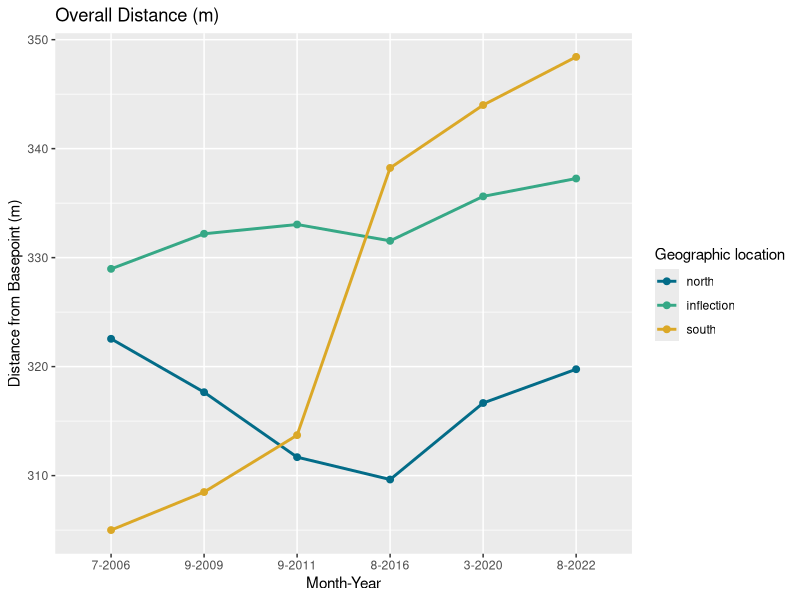
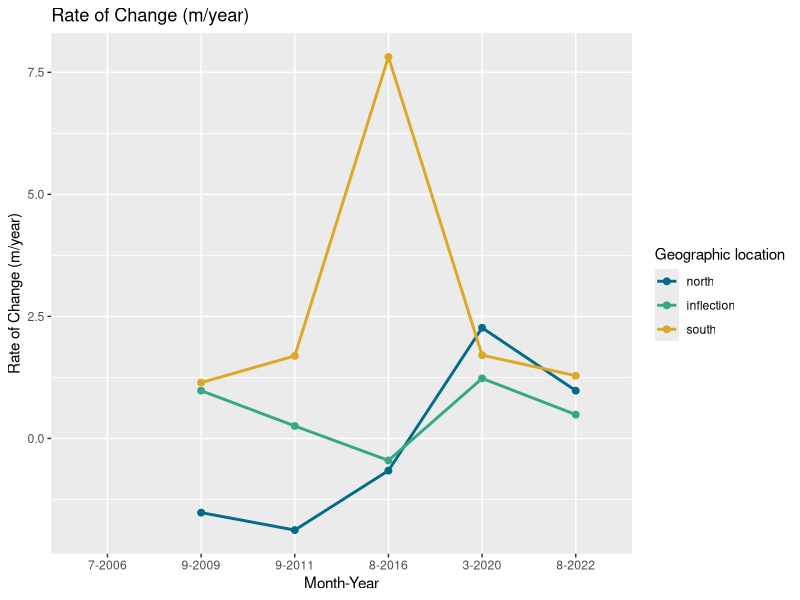
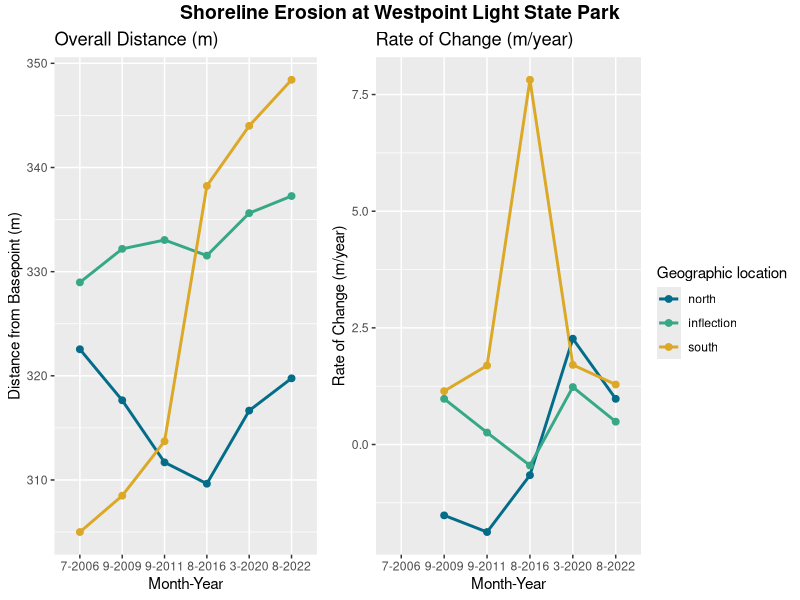

These charts were generated, in order, by the following R code:
## RLionheart
## Westport Golf Links
## March 2023

library(ggpubr)
library(tidyverse)

## Arbitrary baseline was drawn approximately 350m from shoreline
## Each historical shoreline from 2006 to present was measured to the baseline.
## All info is in meters.


## Southern benchmark at approximately 46°53'13.57"N, 124° 7'34.81"W
## Chosen due to proximity to dynamic revetment constructed in 2021
south <- data.frame(year = c("7-2006", "9-2009", "9-2011", "8-2016", "3-2020", "8-2022"),
                 distance_m = c(305.00, 308.49, 313.71, 338.23, 344.00, 348.42), 
                 position = "south")

## Northern benchmark at approximately 46°54'6.84"N, 124° 7'54.29"W
## Chosen due to proximity to nourishment provided by the Army Corps of Engineers
north <- data.frame(year = c("7-2006", "9-2009", "9-2011", "8-2016", "3-2020", "8-2022"),
                    distance_m = c(322.55, 317.65, 311.69, 309.64, 316.66, 319.76), 
                    position = "north")

## Inflection point at approximately 46°53'49.91"N, 124° 7'48.71"W.
## Where active erosion appears to be mitigated by Corps nourishment, visual inspection only.
inflection <- data.frame(year = c("7-2006", "9-2009", "9-2011", "8-2016", "3-2020", "8-2022"),
                         distance_m = c(328.97, 332.19, 333.04, 331.54, 335.62, 337.26), 
                         position = "inflection")

## Combine all locations to one dataframe
distance_to_baseline <- south %>% 
  rbind(north) %>%
  rbind(inflection)
distance_to_baseline$year <- factor(distance_to_baseline$year,
                                    levels=c("6-1990", "7-2006", "9-2009", "9-2011", "8-2016", "3-2020", "8-2022"))
distance_to_baseline$position <- factor(distance_to_baseline$position, 
                                        levels = c("north", "inflection", "south"))

## Plot distance by year
distance.plot <- ggplot(distance_to_baseline, aes(group=position, y=distance_m, x=year, color=position)) +
  geom_line(linewidth = 1) +
  geom_point(size = 2) +
  scale_color_manual(values = c("#036C88", "#36A886", "#DBA827"), 
                     name = "Geographic location") +
  xlab("Month-Year") + 
  ylab("Distance from Basepoint (m)") +
  ggtitle("Overall Distance (m)")
distance.plot

## Calculate rates of change (ROC) at each location
ROC <- distance_to_baseline %>% 
  group_by(position) %>% 
  arrange(position, year) %>% 
  mutate(rate = 100 * (distance_m - lag(distance_m))/lag(distance_m))

## Plot rates of change by year
ROC.plot <- ggplot(data=ROC, aes(x=year, y=rate, group=position, color = position)) +
  geom_line(linewidth = 1) +
  geom_point(size = 2) +
  scale_color_manual(values = c("#036C88", "#36A886", "#DBA827"), 
                     name = "Geographic location") +
  xlab("Month-Year") + 
  ylab("Rate of Change (m/year)") +
  ggtitle("Rate of Change (m/year)")
ROC.plot

## Combine plots
all.plots <- ggarrange(distance.plot, ROC.plot, common.legend = TRUE, legend="right")
annotate_figure(all.plots, top = text_grob("Shoreline Erosion at Westpoint Light State Park", 
                                      color = "black", face = "bold", size = 14))

## Predict 15-year and 25-year erosion rate
prediction <- distance_to_baseline %>%
  separate(year, into = c("month", "year"), sep = "-") %>%
  group_by(position) %>%
  mutate(year = as.numeric(year)) %>%
  mutate(time = max(year) - min(year),
         distance_change = distance_m[year == 2022] - distance_m[year == 2006],
         m_per_year = round(distance_change / time),
         year_15 = m_per_year * 15,
         year_25 = m_per_year * 25) %>%
  select(position:year_25) %>%
  unique()
